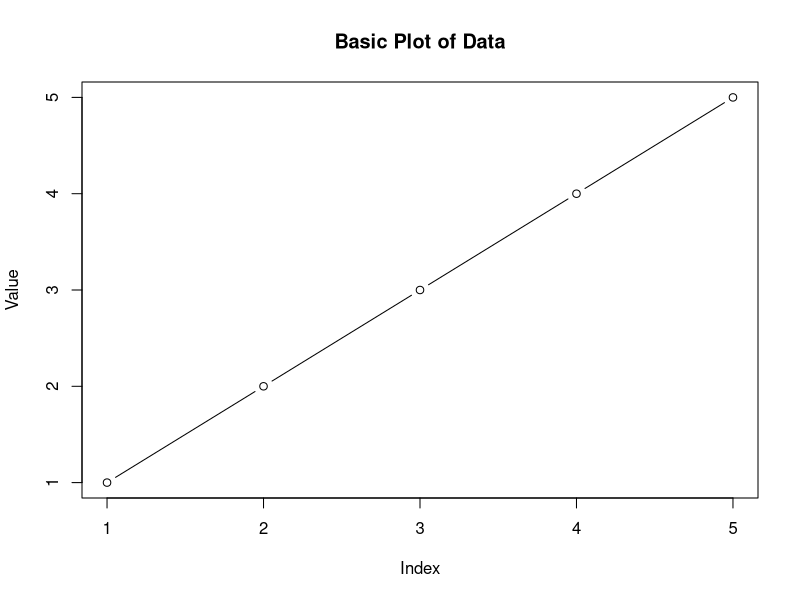

Here is the R script that generated this plot:
# R Script: Introduction to R and Basic Syntax
# Author: Richard
# Date: March 5, 2025

# 1. What is R?
# R is a free, open-source programming language and software environment.
# Primarily used for statistical computing, data analysis, and visualization.
# Developed by Ross Ihaka and Robert Gentleman in 1993.
# Supported by a large community with extensive packages (e.g., CRAN).

# 2. Why Use R?
# - Powerful tools for data manipulation and statistical modeling.
# - High-quality graphics and visualization capabilities.
# - Cross-platform: Works on Windows, macOS, and Linux.
# - Extensible through packages (e.g., ggplot2, dplyr).
# - Ideal for reproducible research.

# 3. Installing R and RStudio
# Download R: https://cran.r-project.org/
# Install RStudio: https://rstudio.com/
# Open RStudio and verify the R console is working.

# 4. Basic R Commands
# Assignment operator
x <- 10
print(x)  # Output: 10

# Summarize data (example with a numeric vector)
data <- c(1, 2, 3, 4, 5)
summary(data)  # Provides min, max, mean, median, etc.

# Create a plot
plot(data, type = 'b', main = "Basic Plot of Data", xlab = "Index", ylab = "Value")

# Access documentation
help(plot)

# 5. Basic Syntax: R as a Calculator
# R can perform arithmetic operations directly in the console.
sum <- 5 + 3        # Addition
difference <- 10 - 4 # Subtraction
product <- 6 * 2    # Multiplication
quotient <- 15 / 3  # Division
exponentiation <- 2^3 # Exponentiation

# Comments
# Use # for comments; R ignores everything after it on the same line.

# 6. Data Types in R
# R supports several basic data types:
x <- 3.14           # Numeric
a <- 10L            # Integer
name <- "John"      # Character
is_valid <- TRUE    # Logical
z <- 1 + 2i         # Complex

# Print examples
print(paste("Numeric:", x))  # Output: Numeric: 3.14
print(paste("Integer:", a))   # Output: Integer: 10
print(paste("Character:", name)) # Output: Character: John
print(paste("Logical:", is_valid)) # Output: Logical: TRUE
print(paste("Complex:", z))   # Output: Complex: 1 + 2i

# 7. Variables and Assignment
x <- 10             # Assign 10 to x
y <- 5              # Assign 5 to y
result <- x + y     # Result: 15
z <- x * y          # Assign product to z: 50

# 8. Vectors
numbers <- c(1, 2, 3, 4, 5)
words <- c("apple", "banana", "cherry")
second_element <- numbers[2]    # Access 2nd element: 2
first_to_third <- numbers[1:3]  # Access 1st to 3rd: 1, 2, 3

# Print vector examples
print(second_element)    # Output: 2
print(first_to_third)    # Output: 1 2 3

# 9. Basic Operations on Vectors
v1 <- c(1, 2, 3)
v2 <- c(4, 5, 6)

sum_vector <- v1 + v2    # Result: 5, 7, 9
scaled_vector <- v1 * 2   # Result: 2, 4, 6
total_sum <- sum(v1)      # Sum of elements: 6
mean_value <- mean(v1)     # Mean: 2

# Print vector operations
print(sum_vector)    # Output: 5 7 9
print(scaled_vector) # Output: 2 4 6
print(total_sum)     # Output: 6
print(mean_value)    # Output: 2

# 10. Functions
# Functions are reusable blocks of code.
sqrt_value <- sqrt(16)   # Square root: 4
log_value <- log(100)     # Natural log: 4.605
vector_length <- length(v1) # Length of vector: 3

# Print function results
print(sqrt_value)      # Output: 4
print(log_value)       # Output: 4.605
print(vector_length)   # Output: 3

# Custom Functions
myfunc <- function(x) {
  return(x + 2)
}
print(myfunc(5))  # Output: 7

# 11. Data Frames
df <- data.frame(
  name = c("Alice", "Bob"),
  age = c(25, 30)
)

# Access column and specific element
name_column <- df$name   # Access column: "Alice", "Bob"
age_value <- df[1, 2]    # Access 1st row, 2nd column: 25

# Print data frame information
print(name_column)  # Output: "Alice" "Bob"
print(age_value)    # Output: 25

# 12. Control Structures
# if statement
x <- 5
if (x > 0) {
  print("Positive")
} else {
  print("Non-positive")
}

# for loop
for (i in 1:5) {
  print(i)  # Output: 1, 2, 3, 4, 5
}

# while loop
j <- 1
while (j <= 5) {
  print(j)  # Output: 1, 2, 3, 4, 5
  j <- j + 1
}

# Summary
# R is a powerful tool for data analysis and visualization.
# Basic syntax includes variables, vectors, functions, and data frames.
# Practice is key: Experiment in RStudio!
